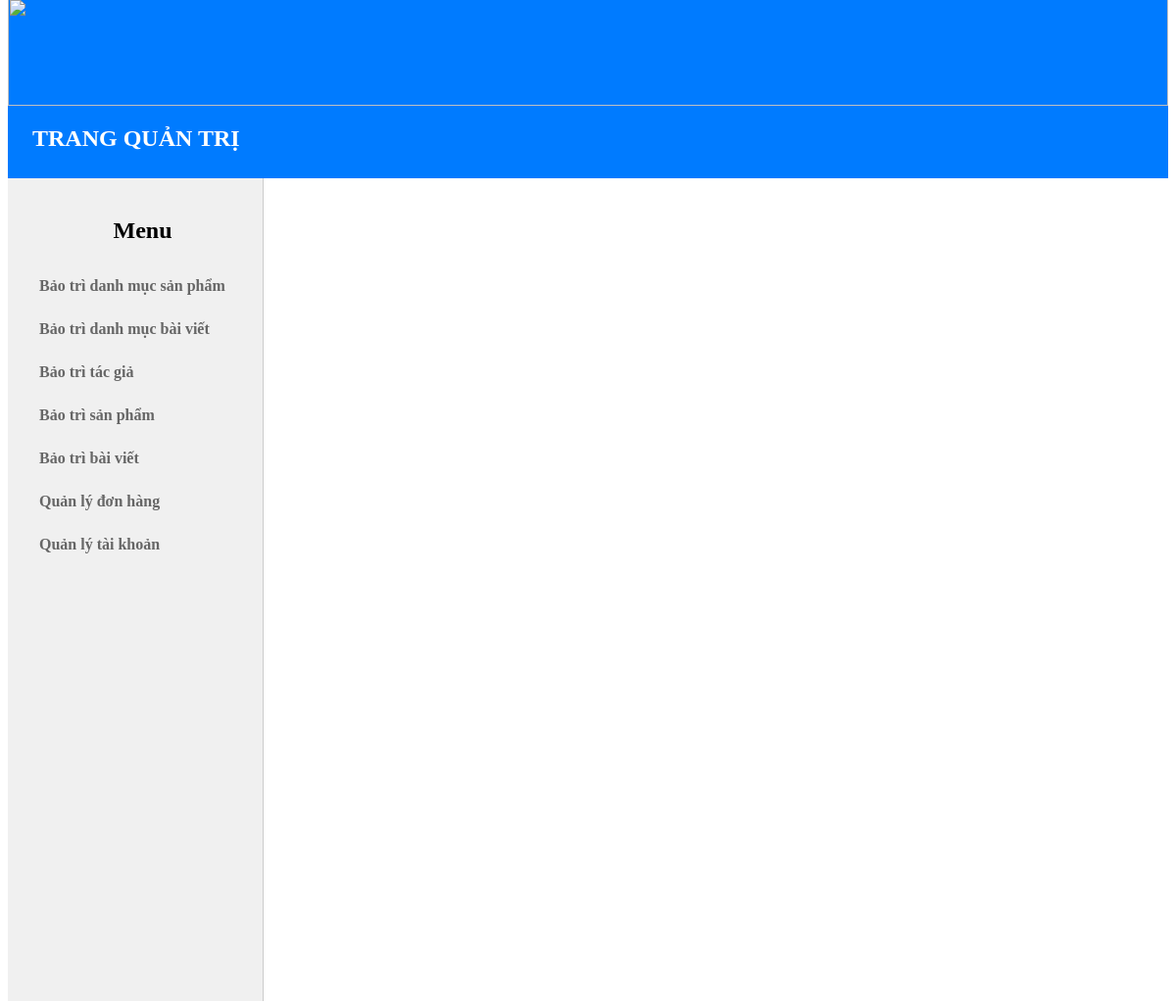
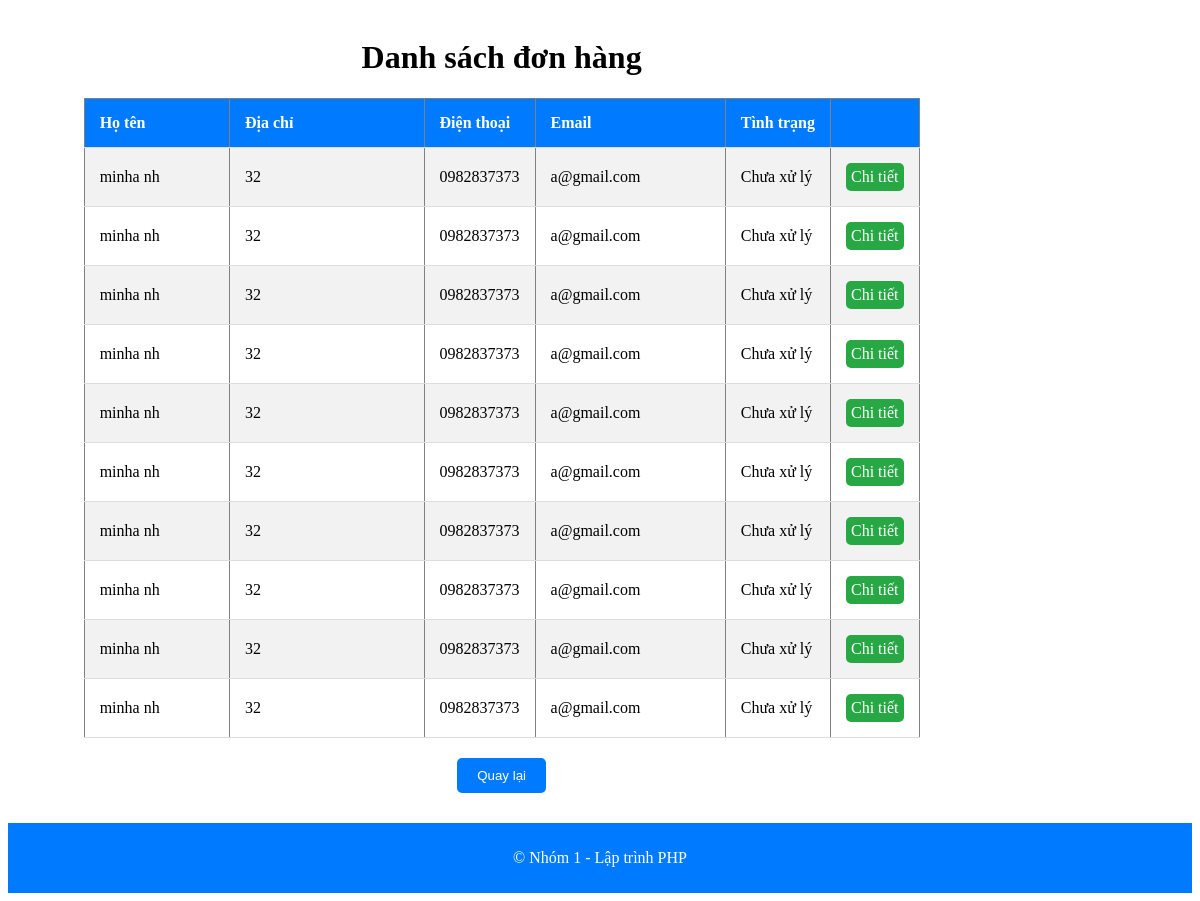
Screenshot of /Admin/Manage_orders/list_orders.php?orderType=1 with the database file from the repository (2 pictures, top to bottom).
### tables this page shows
CREATE TABLE `orders` (
  `id` int(11) NOT NULL,
  `order_method_id` int(11) NOT NULL,
  `member_id` int(11) NOT NULL,
  `order_date` datetime NOT NULL DEFAULT CURRENT_TIMESTAMP,
  `status` tinyint(1) NOT NULL DEFAULT '1' COMMENT '1: Chưa xử lý; 2: Đang xử lý; 3: Đã xử lý; 4: Hủy',
  `receiver` varchar(50) NOT NULL,
  `address` varchar(150) NOT NULL,
  `phone` varchar(12) NOT NULL,
  `email` varchar(30) DEFAULT NULL,
  `note` varchar(200) NOT NULL
);

CREATE TABLE `member` (
  `id` int(11) NOT NULL,
  `username` varchar(20) NOT NULL,
  `password` varchar(32) NOT NULL,
  `fullname` varchar(50) NOT NULL,
  `phonenumber` varchar(11) NOT NULL,
  `address` varchar(100) NOT NULL,
  `email` varchar(50) NOT NULL,
  `status` tinyint(1) NOT NULL DEFAULT '1'
);

### conn_db.php (called while the page is built, shortened)
<?php
    function connectToDatabase(){
        $servername = 'localhost';
        $username = 'root';
        $password = '';
        $name_db = 'starbook_database';
        $conn = new mysqli($servername, $username, $password, $name_db);
        return $conn;
    }
    function queryDatabase($sql){
        $conn = connectToDatabase();
        $result = $conn->query($sql);
        $data = [];
        while ($row = $result->fetch_assoc()) {
            $data[] = $row;
        }
        return $data;
    }
?>

### Admin/Manage_orders/list_orders.php (the view, shortened to what this page needs)
<?php
    include "../../conn_db.php";
    if(isset($_GET['orderType'])){
        $orderType = $_GET['orderType'];
        $sql = "select orders.id, member.fullname, member.address, member.phonenumber, member.email, orders.status
                from orders join member on orders.member_id = member.id
                where orders.status = " . $orderType;
        $data = queryDatabase($sql);
    }
?>
<!DOCTYPE html>
<html lang="en">
<head>
</head>
<body>
<?php include "../Admin_dashboard/Header_Sidebar.php"?>
<div class="container">
    <h1>Danh sách đơn hàng</h1>
    <div class="table-container">
        <table border="1" class="order-table">
            <tr>
                <th>Họ tên</th>
                <th>Địa chỉ</th>
                <th>Điện thoại</th>
                <th>Email</th>
                <th>Tình trạng</th>
                <th></th>
            </tr>
            <?php
                foreach($data as $row){
                    echo "<tr>";
                    echo "<td>{$row['fullname']}</td>";
                    echo "<td>{$row['address']}</td>";
                    echo "<td>{$row['phonenumber']}</td>";
                    echo "<td>{$row['email']}</td>";
                    if($row['status'] == 1) echo "<td>Chưa xử lý</td>";
                    else if($row['status'] == 2) echo "<td>Đang xử lý</td>";
                    else if($row['status'] == 2) echo "<td>Đã xử lý</td>";
                    else echo "<td>Huỷ</td>";
                    echo "<td><a class='btn_detail' href='order_detail.php?orderID={$row['id']}'>Chi tiết</a></td>";
                    echo "</tr>";
                }
            ?>
        </table>
    </div>
    <div class="button-container">
        <button class="back-button"><a href="order_categories.php">Quay lại</a></button>
    </div>
</div>
<?php include "../Admin_dashboard/Footer.php"?>
</body>
</html>

### Admin/Manage_orders/list_orders.php (style rules this page uses)
.container { width: 80%; max-width: 1200px; padding: 20px; margin-top: 10px; display: flex; flex-direction: column; align-items: center; }
.table-container { overflow-x: auto; max-height: 80vh; }
.order-table { width: 100%; border-collapse: collapse; }
.order-table th, .order-table td { padding: 15px; text-align: left; border-bottom: 1px solid #ddd; }
.order-table th { background-color: #007bff; color: white; }
.order-table tr:nth-child(even) { background-color: #f2f2f2; }
.btn_detail { display: inline-block; background-color: #28a745; color: #fff; text-decoration: none; padding: 5px; border-radius: 5px; }
.button-container { text-align: center; margin-top: 20px; }
.back-button { background-color: #007bff; color: white; padding: 10px 20px; text-decoration: none; border: none; border-radius: 5px; cursor: pointer; transition: background-color 0.3s ease; }
.back-button a { color: white; text-decoration: none; }

### rows the page displays
orders: member.fullname "minha nh", member.address "32", member.phonenumber "0982837373", member.email "a@gmail.com", status "Chưa xử lý"
orders: member.fullname "minha nh", member.address "32", member.phonenumber "0982837373", member.email "a@gmail.com", status "Chưa xử lý"
orders: member.fullname "minha nh", member.address "32", member.phonenumber "0982837373", member.email "a@gmail.com", status "Chưa xử lý"
orders: member.fullname "minha nh", member.address "32", member.phonenumber "0982837373", member.email "a@gmail.com", status "Chưa xử lý"
orders: member.fullname "minha nh", member.address "32", member.phonenumber "0982837373", member.email "a@gmail.com", status "Chưa xử lý"
orders: member.fullname "minha nh", member.address "32", member.phonenumber "0982837373", member.email "a@gmail.com", status "Chưa xử lý"
orders: member.fullname "minha nh", member.address "32", member.phonenumber "0982837373", member.email "a@gmail.com", status "Chưa xử lý"
orders: member.fullname "minha nh", member.address "32", member.phonenumber "0982837373", member.email "a@gmail.com", status "Chưa xử lý"
orders: member.fullname "minha nh", member.address "32", member.phonenumber "0982837373", member.email "a@gmail.com", status "Chưa xử lý"
orders: member.fullname "minha nh", member.address "32", member.phonenumber "0982837373", member.email "a@gmail.com", status "Chưa xử lý"
